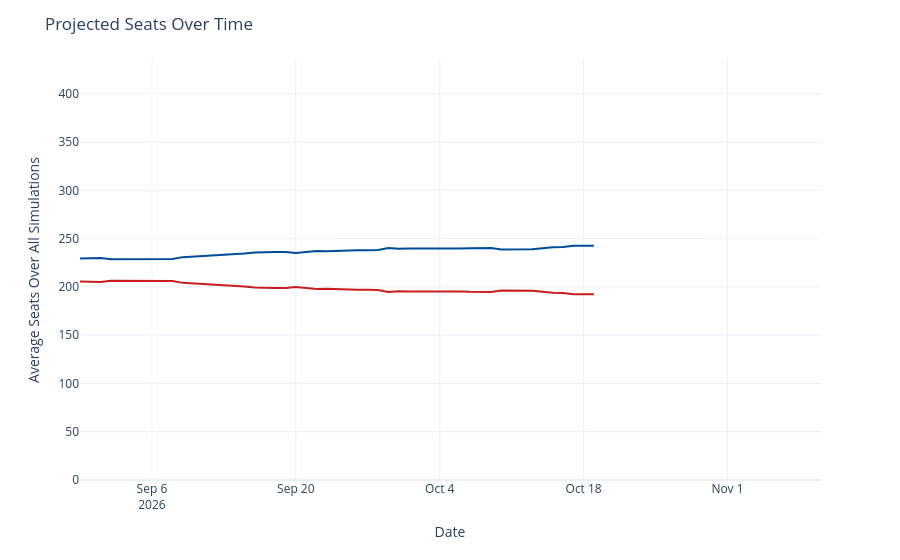

Notebook code cell kept with this figure:
### Code cell
seats_over_time = output_ts[(output_ts['geo'] == 'US House') &
                             (output_ts['type'] == 'seats')]
seats_over_time['rep_seats'] = seats_over_time['y'].map(lambda x: 435 - x)
seats_over_time = seats_over_time.rename({'y': 'Democrats', 'rep_seats': 'Republicans'}, axis=1)
seats_time_ser = px.line(seats_over_time, x='date', y=['Democrats', 'Republicans'], template='plotly_white',
                        color_discrete_map={'Democrats': '#004b97', 'Republicans': '#c71e1d'},)
seats_time_ser.update_traces(hovertemplate="%{y:.1f}")
seats_time_ser.update_layout(
    xaxis=dict(range=[pd.to_datetime('2026-08-30'), pd.to_datetime('2026-11-10')]),
    yaxis=dict(range=[0, 435]),
    xaxis_title='Date',
    yaxis_title='Average Seats Over All Simulations',
    title=dict(text="Projected Seats Over Time"),
    hovermode="x",
    showlegend=False
)
seats_time_ser

### Figure 1 — Plotly figure (JSON) as saved in the notebook; plotly's stock layout.template omitted (floating-point values rounded to 4 significant figures)
{"data": [{"hovertemplate": "%{y:.1f}", "legendgroup": "Democrats", "line": {"color": "#004b97", "dash": "solid"}, "marker": {"symbol": "circle"}, "mode": "lines", "name": "Democrats", "orientation": "v", "showlegend": true, "type": "scatter", "x": ["2026-08-30", "2026-08-31", "2026-09-01", "2026-09-02", "2026-09-03", "2026-09-04", "2026-09-05", "2026-09-06", "2026-09-07", "2026-09-08", "2026-09-09", "2026-09-14", "2026-09-15", "2026-09-16", "2026-09-17", "2026-09-18", "2026-09-19", "2026-09-20", "2026-09-21", "2026-09-22", "2026-09-23", "2026-09-24", "2026-09-25", "2026-09-26", "2026-09-27", "2026-09-28", "2026-09-29", "2026-09-30", "2026-10-01", "2026-10-02", "2026-10-03", "2026-10-04", "2026-10-05", "2026-10-06", "2026-10-07", "2026-10-08", "2026-10-09", "2026-10-10", "2026-10-11", "2026-10-12", "2026-10-13", "2026-10-15", "2026-10-16", "2026-10-17", "2026-10-18", "2026-10-19"], "xaxis": "x", "y": [229.4, 230.0, 230.0, 228.5, 228.5, 228.7, 228.7, 228.9, 228.8, 228.9, 230.8, 233.6, 234.7, 235.7, 236.2, 236.1, 236.0, 235.0, 236.2, 237.2, 236.9, 237.4, 237.9, 237.9, 237.9, 238.2, 240.4, 239.5, 239.7, 239.6, 239.5, 239.7, 239.8, 239.7, 240.1, 240.1, 240.2, 238.8, 238.7, 238.7, 238.9, 240.9, 241.3, 242.6, 242.9, 242.5], "yaxis": "y"}, {"hovertemplate": "%{y:.1f}", "legendgroup": "Republicans", "line": {"color": "#c71e1d", "dash": "solid"}, "marker": {"symbol": "circle"}, "mode": "lines", "name": "Republicans", "orientation": "v", "showlegend": true, "type": "scatter", "x": ["2026-08-30", "2026-08-31", "2026-09-01", "2026-09-02", "2026-09-03", "2026-09-04", "2026-09-05", "2026-09-06", "2026-09-07", "2026-09-08", "2026-09-09", "2026-09-14", "2026-09-15", "2026-09-16", "2026-09-17", "2026-09-18", "2026-09-19", "2026-09-20", "2026-09-21", "2026-09-22", "2026-09-23", "2026-09-24", "2026-09-25", "2026-09-26", "2026-09-27", "2026-09-28", "2026-09-29", "2026-09-30", "2026-10-01", "2026-10-02", "2026-10-03", "2026-10-04", "2026-10-05", "2026-10-06", "2026-10-07", "2026-10-08", "2026-10-09", "2026-10-10", "2026-10-11", "2026-10-12", "2026-10-13", "2026-10-15", "2026-10-16", "2026-10-17", "2026-10-18", "2026-10-19"], "xaxis": "x", "y": [205.6, 205.0, 205.0, 206.5, 206.5, 206.3, 206.3, 206.1, 206.2, 206.1, 204.2, 201.4, 200.3, 199.3, 198.8, 198.9, 199.0, 200.0, 198.8, 197.8, 198.1, 197.6, 197.1, 197.1, 197.1, 196.8, 194.6, 195.5, 195.3, 195.4, 195.5, 195.3, 195.2, 195.3, 194.9, 194.9, 194.8, 196.2, 196.3, 196.3, 196.1, 194.1, 193.7, 192.4, 192.1, 192.5], "yaxis": "y"}], "layout": {"hovermode": "x", "legend": {"title": {"text": "variable"}, "tracegroupgap": 0}, "margin": {"t": 60}, "showlegend": false, "title": {"text": "Projected Seats Over Time"}, "xaxis": {"anchor": "y", "domain": [0, 1], "range": ["2026-08-30T00:00:00", "2026-11-10T00:00:00"], "title": {"text": "Date"}}, "yaxis": {"anchor": "x", "domain": [0, 1], "range": [0, 435], "title": {"text": "Average Seats Over All Simulations"}}}}
